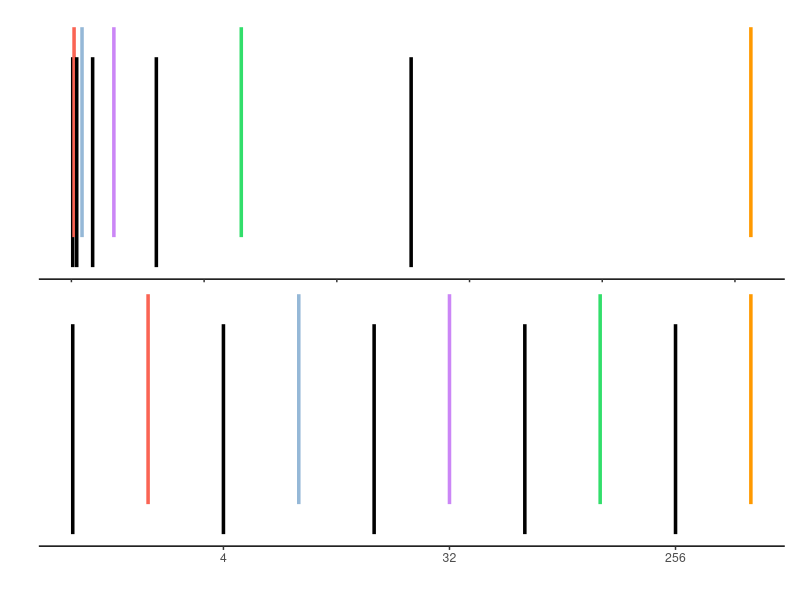

This chart was generated by the following R code:


library(ggplot2)
library(cowplot)
library(patchwork)


# Linear visualization
base_dir = "mirror_fc"
fig_num = "1" 
fig_path = paste(base_dir,"/figure/F",fig_num, sep="")
dir.create(fig_path, showWarnings = FALSE, recursive = TRUE)
ggsize <- c(3,6)




colpal = c("black", "#FA6454", "black", "#95B8D7", "black", "#CB86F6", "black", "#32DE6B","black", "#FF9900")



# Dataset 1: 3 orders of magnitude
df <- data.frame(x=c(1, 2,2^2, 2^3, 2^4, 2^5,2^6,2^7,2^8,2^9),
                 y=c(rep(c(-1,-.75),5)),
                 yend = c(rep(c(0.75,1),5)))
df$Color <- factor(rep(1:length(colpal), (nrow(df) %/% length(colpal))+1) [1:nrow(df)])


mycolors <- rep(colpal, (nrow(df) %/% length(colpal))+1) [1:nrow(df)]

p1 <- ggplot(df, aes(x=x, y=y, color = Color)) +
  geom_segment(aes(x=x,xend=x,y=y,yend=yend), size =1.2) +
  scale_color_manual(values=mycolors)+
  labs(x="",y="") +
  theme_classic() + 
  theme(axis.text.y=element_blank(), axis.ticks.y=element_blank(),
        axis.line.y = element_blank(),
        legend.position="none")

# save_plot(paste(fig_path, '/', "dynamic_range.jpg", sep = ""),
#           g1, dpi = 600, base_height = ggsize[1], 
#           base_width = ggsize[2])


p2 <- ggplot(df, aes(x=x, y=y, color = Color)) +
  geom_segment(aes(x=x,xend=x,y=y,yend=yend), size =1.2) +
  scale_x_continuous(trans='log2') +
  scale_color_manual(values=mycolors)+
  labs(x="",y="") +
  theme_classic() + 
  theme(axis.text.y=element_blank(), axis.ticks.y=element_blank(),
        axis.line.y = element_blank(),
        legend.position="none")


g1 <-p1 + plot_spacer() + p2 + plot_layout(ncol = 1, heights=c(2, -.5 , 2))
g1


# g1 <- plot_grid(p1, p2, ncol = 1, align = "v")

save_plot(paste(fig_path, '/', "dynamic_range.jpg", sep = ""),
          g1, dpi = 600, base_height = ggsize[1], 
          base_width = ggsize[2])




